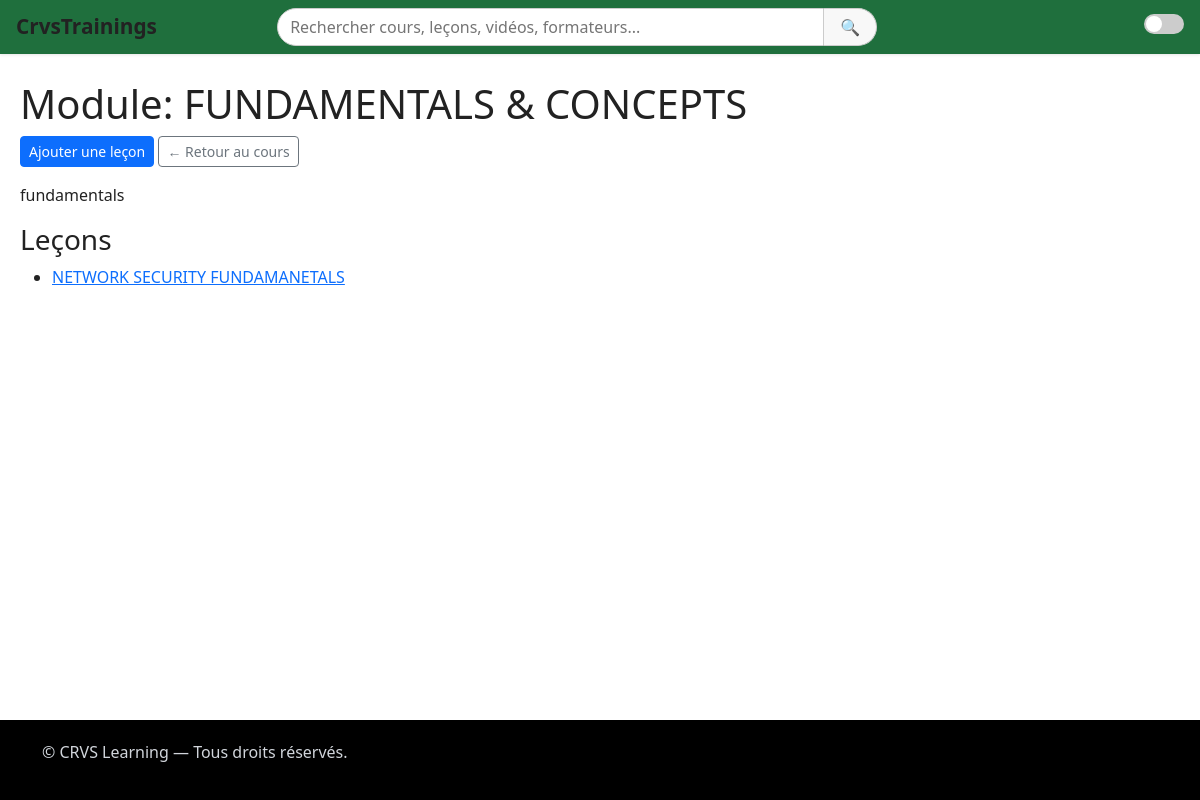
Page /accueil/1/modules/2/ (signed in) on the committed database.
### courses/models.py (models this page shows, shortened)
class Module(models.Model):
    LEVEL_CHOICES = [
        ('beginner', 'Débutant'),
        ('intermediate', 'Intermédiaire'),
        ('advanced', 'Avancé'),
    ]
    course = models.ForeignKey(Course, on_delete=models.CASCADE, related_name='modules')
    title = models.CharField(max_length=255)
    description = models.TextField(blank=True, null=True)
    level = models.CharField(max_length=20, choices=LEVEL_CHOICES, default='beginner')  # Niveau ici
    order = models.PositiveIntegerField(default=1)
    class Meta:
        ordering = ['order']

class Lesson(models.Model):
    module = models.ForeignKey(Module, on_delete=models.CASCADE, related_name='lessons')
    title = models.CharField(max_length=255)
    description = models.TextField(blank=True, null=True)
    content_file = models.FileField(upload_to='lessons/files/', blank=True, null=True)
    order = models.PositiveIntegerField(default=1)
    thumbnail = models.ImageField(upload_to='lessons/thumbnails/', blank=True, null=True)
    duration = models.DurationField(blank=True, null=True)
    created_at = models.DateTimeField(auto_now_add=True, null=True, blank=True)
    class Meta:
        ordering = ['order']

### courses/views.py (the view)
# urls.py: path('<int:course_id>/modules/<int:module_id>/', views.module_detail, name='module_detail'),
@login_required
def module_detail(request, course_id, module_id):
    module = get_object_or_404(Module, id=module_id, course__id=course_id)
    lessons = module.lessons.order_by('order')
    return render(request, 'courses/module_detail.html', {'module': module, 'lessons': lessons})

### users/models.py (called while the page is built)
    def get_unread_messages(self):
        if hasattr(self, 'received_messages'):
            return self.received_messages.filter(read=False)
        return self.receivedmessage_set.filter(read=False)

    def get_unread_messages_count(self):
        return self.get_unread_messages().count()

### courses/templates/courses/module_detail.html (shortened to what this page needs)
{% extends 'base.html' %}
{% block content %}
<h1>Module: {{ module.title }}</h1>
{% if request.user.is_authenticated and request.user.is_superuser or request.user.is_authenticated and request.user.role == 'trainer' or request.user.is_authenticated and request.user.role == 'admin' %}
  <p>
    <a class="btn btn-primary btn-sm" href="{% url 'courses:lesson_create' module.course.id module.id %}">Ajouter une leçon</a>
    <a class="btn btn-outline-secondary btn-sm" href="{% url 'courses:course_detail' module.course.id %}">← Retour au cours</a>
  </p>
{% endif %}
<p>{{ module.description }}</p>
<h3>Leçons</h3>
<ul>
  {% for lesson in lessons %}
    <li><a href="{% url 'courses:lesson_detail' lesson.id %}">{{ lesson.title }}</a></li>
  {% empty %}
    <li>Aucune leçon pour ce module.</li>
  {% endfor %}
</ul>
{% endblock %}

### templates/base.html (style rules this page uses)
*, *::before, *::after { box-sizing: border-box; }
body { margin: 0; padding: 0; font-family: 'Segoe UI', Tahoma, Geneva, Verdana, sans-serif; background-color: var(--bg); color: var(--text); transition: background-color 0.5s ease, color 0.5s ease; overflow-x: hidden; }
:root { --bg: #ffffff; --text: #222222; --primary: #3f51b5; --secondary: #f50057; --nav-bg: #f9f9f9; --btn-bg: var(--primary); --btn-text: #fff; }

### rows in the picture
Module: title "FUNDAMENTALS & CONCEPTS", description "fundamentals"
Lesson: title "NETWORK SECURITY FUNDAMANETALS"
